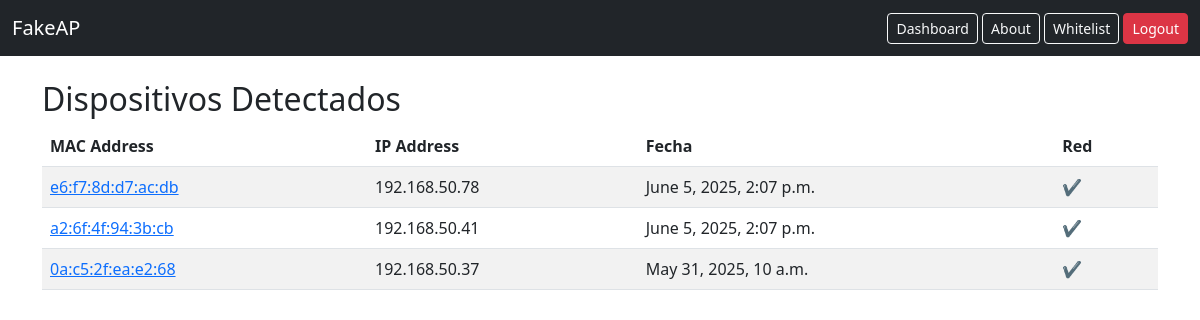
Page / (signed in) on the earlier database version.
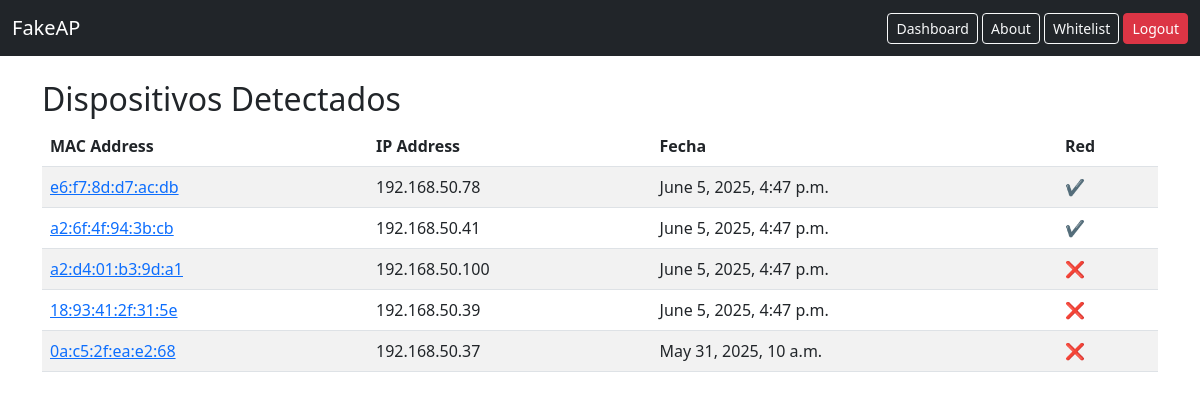
Same page on the later database version.
### board/models.py (models this page shows, shortened)
class Device(models.Model):
    mac_address = models.CharField(max_length=17, unique=True)
    ip_address = models.GenericIPAddressField()
    detected_at = models.DateTimeField(auto_now_add=True)
    alert = models.BooleanField(default=False)
    hostname = models.CharField(max_length=255, blank=True, null=True)

### board/views.py (the view)
# urls.py: path('', views.dashboard, name='dashboard'),
@login_required
def dashboard(request):
    devices = Device.objects.order_by('-detected_at')
    hoy = date.today()
    alerta = False
    whitelist = set(AllowedDevice.objects.values_list('mac_address', flat=True))
    for d in devices:
        detected_date = d.detected_at.date()
        if d.mac_address not in whitelist and detected_date == hoy:
            alerta = True
            break
    for d in devices:
        d.is_allowed = d.mac_address in whitelist
    return render(request, 'board/dashboard.html', {
        'devices': devices,
        'alerta': alerta
    })

### board/templates/board/dashboard.html (shortened to what this page needs)
{% extends 'board/base.html' %}
{% block content %}
<h2>Dispositivos Detectados</h2>
<table class="table table-striped">
    <thead>
        <tr>
            <th>MAC Address</th>
            <th>IP Address</th>
            <th>Fecha</th>
            <th>Red</th>
        </tr>
    </thead>
    <tbody>
        {% for d in devices %}
        <tr>
            <td><a href="{% url 'mac_detail' d.mac_address %}">{{ d.mac_address }}</a></td>
            <td>{{ d.ip_address }}</td>
            <td>{{ d.detected_at }}</td>
            <td>
                {% if d.is_allowed %}
                    ✔️
                {% else %}
                    ❌
                {% endif %}
            </td>
        </tr>
        {% endfor %}
    </tbody>
</table>
{% endblock %}

### board/templates/board/base.html (shortened to what this page needs)
<!DOCTYPE html>
<html>
<head>
    <link href="https://cdn.jsdelivr.net/npm/bootstrap@5.3.0/dist/css/bootstrap.min.css" rel="stylesheet">
</head>
<body>
<nav class="navbar navbar-dark bg-dark">
    <div class="container-fluid">
        <span class="navbar-brand">FakeAP </span>
        <div>
            <a href="{% url 'dashboard' %}" class="btn btn-outline-light btn-sm">Dashboard</a>
            <a href="{% url 'about' %}" class="btn btn-outline-light btn-sm">About</a>
            {% if user.is_authenticated %}
                <a href="{% url 'whitelist_list' %}" class="btn btn-outline-light btn-sm">Whitelist</a>
                <a href="{% url 'logout' %}" class="btn btn-danger btn-sm">Logout</a>
            {% endif %}
        </div>
    </div>
</nav>
<div class="container mt-4">
    {% block content %}{% endblock %}
</div>
</body>
</html>

Differences in the rows shown:
changed Device "e6:f7:8d:d7:ac:db": detected_at "June 5, 2025, 2:07 p.m." → "June 5, 2025, 4:47 p.m."
changed Device "a2:6f:4f:94:3b:cb": detected_at "June 5, 2025, 2:07 p.m." → "June 5, 2025, 4:47 p.m."
added Device: mac_address "a2:d4:01:b3:9d:a1", ip_address "192.168.50.100", detected_at "June 5, 2025, 4:47 p.m."
added Device: mac_address "18:93:41:2f:31:5e", ip_address "192.168.50.39", detected_at "June 5, 2025, 4:47 p.m."
computed for Device "0a:c5:2f:ea:e2:68": text "✔️" → "❌"
